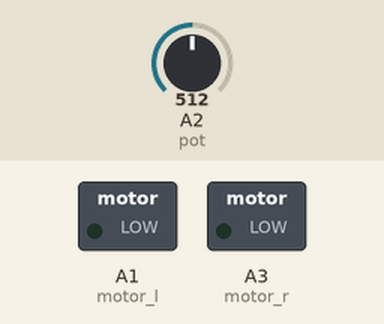
This sketch was run on a simulated Arduino Uno, built with avr-gcc and run on an emulated ATmega328P. Parts: switched loads named in the sketch (green lamp = pin HIGH). The test bench sets the inputs (shaded band); at power-on: A2 (pot) = 512.

Above: at 1.2 s.
1.3 s: A2 (pot) set to 520
At 2.5 s:
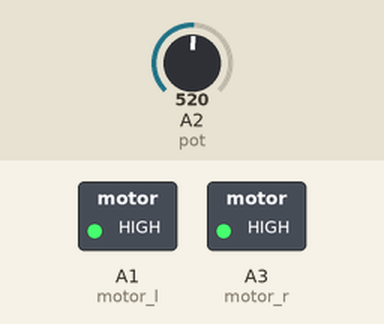
2.8 s: A2 (pot) set to 511
At 3.8 s:
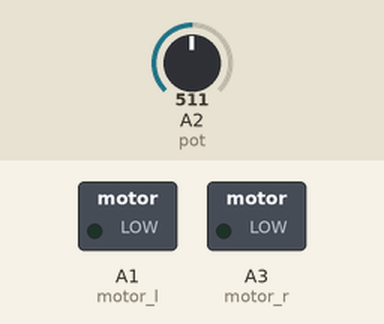
4.3 s: A2 (pot) set to 716
At 5.0 s:
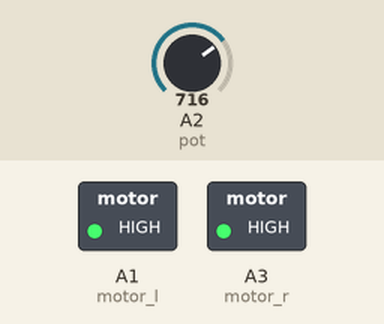
Timing chart, 0 to 7.3 s (numbered marks = the images above; inputs shaded):
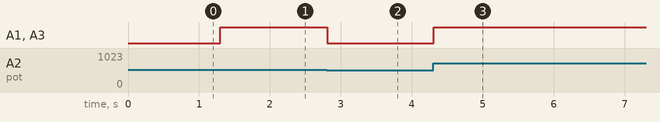

Measured:
- the behaviour switches between 513 and 514 on A2 (pot) (found by bisection; images 0 and 1)
- after the input at 1.3 s, A1 (motor_l), A3 (motor_r): LOW → HIGH at once
- after the input at 2.8 s, A1 (motor_l), A3 (motor_r): HIGH → LOW at once
- after the input at 4.3 s, A1 (motor_l), A3 (motor_r): LOW → HIGH at once

The sketch:

testing_intensity.ino
```cpp
int motor_l = A1;
int motor_r = A3;
int pot = A2; // pin 2

int delay_time, analog_in;

void setup()
{
  pinMode(motor_l, OUTPUT);
  pinMode(motor_r, OUTPUT);
  pinMode(pot, INPUT);
}

void loop()
{
  // Read the potentiometer value
  analog_in = analogRead(pot);

  // Map the potentiometer value to a PWM range (0-255)
  int pwmValue = map(analog_in, 0, 1023, 0, 255);

  // Apply the PWM value to control the buzzing intensity of both motors
  analogWrite(motor_l, pwmValue);
  analogWrite(motor_r, pwmValue);

  // You can keep a short delay to stabilize the loop
  delay(100); // Adjust this value if needed
}
```
